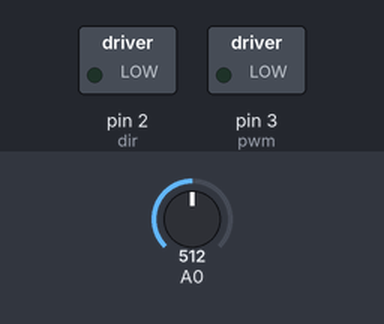
Bench run of a sketch on a simulated Arduino Uno, built with avr-gcc and run on an emulated ATmega328P. Parts: switched loads named in the sketch (green lamp = pin HIGH). The test bench sets the inputs (shaded band); at power-on: A0 = 512.

Above: at 0.05 s.
At 9.45 s:
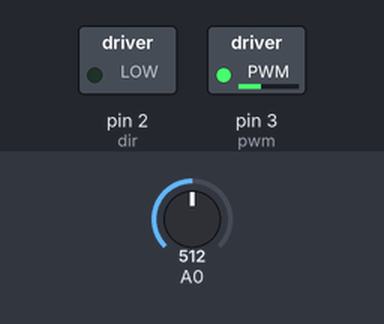
At 19.95 s:
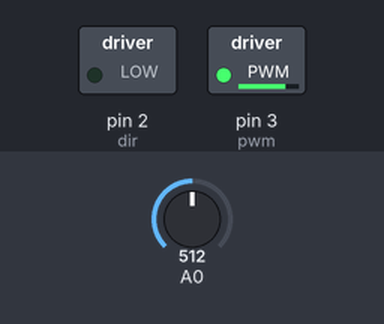
At 39.85 s:
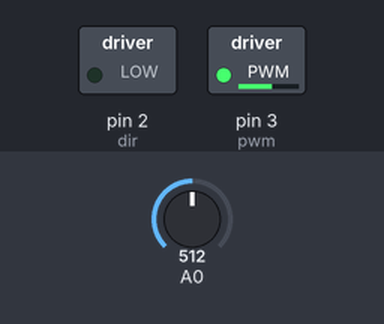
Timing chart, 0 to 40.0 s (numbered marks = the images above):
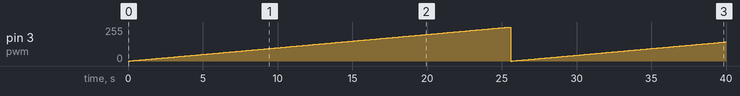

The sketch:

motor_ramp.ino
```cpp
/**
 * Ramps the motor to max speed
*/


#define pwm 3
#define dir 2
#define pot A1

// the setup routine runs once when you press reset:
void setup() {
  // initialize serial communication at 9600 bits per second:
  Serial.begin(9600);
  pinMode(pwm,OUTPUT);
  pinMode(dir,OUTPUT);
}

// the loop routine runs over and over again forever:
void loop() {
  // read the input on analog pin 0:
  int sensorValue = analogRead(A0);
  // Convert the analog reading (which goes from 0 - 1023) to a voltage (0 - 5V):
  float voltage = sensorValue * (100.0 / 1023.0);

  // print out the value you read:
  //Serial.println(voltage);

  int pwm_value=0;
  for(pwm_value=0;pwm_value<256;pwm_value++){

  analogWrite(pwm,pwm_value);                               //increase PWM in every 0.1 sec
  delay(100);
  }

}
```

Measured:
- by itself, pin 3 (pwm): 0/255 → 1/255 at 0.10 s, → 2/255 0.10 s later, → 3/255 0.10 s later, → 4/255 0.10 s later, … (399 changes in this stretch)
